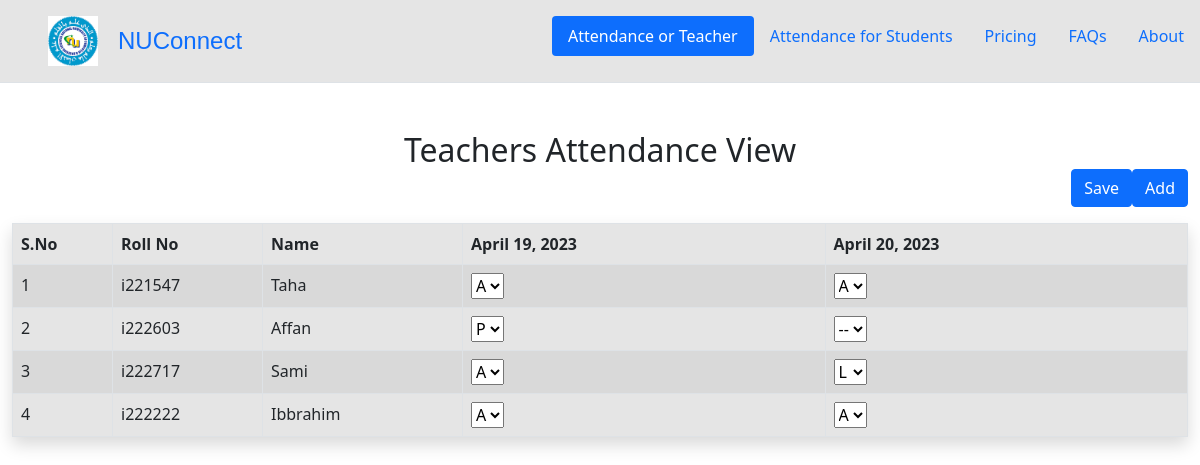
The page /attendance/ on the database its author committed.
### Attendance/models.py (models this page shows)
class Date(models.Model):
    date = models.DateField()

class Student(models.Model):
    Name = models.CharField(max_length=150)
    RollNo = models.CharField(max_length=150)

class Attendance(models.Model):
    date = models.ForeignKey(Date, on_delete=models.CASCADE)
    student = models.ForeignKey(Student, on_delete=models.CASCADE)
    attendance = models.CharField(max_length=1)

### Attendance/views.py (the view)
# urls.py: path('', views.main , name='home'),
def main(request):
    students = Student.objects.all()
    dates = Date.objects.all()
    rows = []
    serialNo=0
    for aStudent in students:
        serialNo += 1
        AttendanceForOneStudent = []
        for aDate in dates:
            aAttendance = Attendance.objects.filter(student=aStudent, date=aDate).first()
            AttendanceForOneStudent.append(aAttendance.attendance)
        aRow = {
                'SNo': serialNo,
                'name': aStudent.Name,
                'rollNo': aStudent.RollNo,
                'attendanceList' : AttendanceForOneStudent,
        }
        rows.append(aRow)
    context = {
        'dates' : dates,
        'rows': rows,
        'date': date.today()
    }
    return render(request, 'attendance_page.html', context)

### templates/attendance_page.html (shortened to what this page needs)
{% extends 'base.html' %}
{% block body %}
<div class="container mt-5" style="max-width: 2000px;" style=>
    <h2 class="text-center mb-3 mb-md-0 me-md-auto link-body-emphasis">Teachers Attendance View</h2>
    <button id="Adding_a_Column" style="float: right;" class='mb-3 mr-3 btn btn-primary ml-auto'>Add</button>
    <button id="Saving_Everything" style="float: right;" class='mb-3 mr-3 btn btn-primary ml-auto'>Save</button>
    <table class="table table-striped mt-3 table-rounded table-bordered shadow" style="background-color: rgb(229, 229, 229);" id = 'Attendance_Sheet'>
        <colgroup>
            <col style="width: 100px;">
            <col style="width: 150px;">
            <col style="width: 200px;">
        </colgroup>
        <thead>
            <tr>
                <th> S.No </th>
                <th>Roll No</th>
                <th>Name</th>
                {% for date in dates %}
                    <th>{{date.date}}</th>
                {% endfor %}
            </tr>
        </thead>
        <tbody>
            {% for row in rows %}
            <tr>
                <td>{{row.SNo}}</td>
                <td>{{row.rollNo}}</td>
                <td>{{row.name}}</td>
                {% for aAttendance in row.attendanceList %}
                    <td>
                    <select id='drop_down_attendance'>
                        {% if aAttendance == "--" %}
                            <option value="--" selected>--</option>
                        {% elif aAttendance == "A" %}
                            <option value="absent" selected>A</option>
                        {% elif aAttendance == "P" %}
                            <option value="present" selected>P</option>
                        {% else %}
                            <option value="late" selected>L</option>
                        {% endif %}
                    </td>
                {% endfor %}
            </tr>
            {% endfor %}
        </tbody>
    </table>
</div>
{% endblock body %}

### templates/base.html (shortened to what this page needs)
{% load static %}
<!DOCTYPE html>
<html lang="en">
<head>
    <link href="https://cdnjs.cloudflare.com/ajax/libs/bootstrap/5.1.0/css/bootstrap.min.css" rel="stylesheet">
</head>
<body>
    <div>
        <header class="d-flex flex-wrap justify-content-center py-3 mb-4 border-bottom" style="background-color: rgb(229, 229, 229);">
            <a href="/admin" class="d-flex align-items-center mb-3 mb-md-0 me-md-auto link-body-emphasis text-decoration-none">
            <svg class="bi me-2" width="40" height="32"><use xlink:href="#bootstrap"></use></svg>
            <img src="{% static 'logo.png' %}" alt="Logo" style="max-width: 50px; margin-right: 20px;">
            <span class="fs-4" style="font-family: 'Arial', sans-serif;">NUConnect</span>
          </a>
          <ul class="nav nav-pills">
            <li class="nav-item"><a href="/attendance" class="nav-link active" aria-current="page">Attendance or Teacher</a></li>
            <li class="nav-item"><a href="#" class="nav-link">Attendance for Students</a></li>
            <li class="nav-item"><a href="#" class="nav-link">Pricing</a></li>
            <li class="nav-item"><a href="#" class="nav-link">FAQs</a></li>
            <li class="nav-item"><a href="#" class="nav-link">About</a></li>
          </ul>
        </header>
      </div>
{% block body %}  {% endblock body %}
</body>
</html>

### rows shown on the page
Date: date "April 19, 2023"
Date: date "April 20, 2023"
Student: rollNo "i221547", name "Taha"
Student: rollNo "i222603", name "Affan"
Attendance: attendance "--"
Student: rollNo "i222717", name "Sami"
Student: rollNo "i222222", name "Ibbrahim"

### other values the page prints
{{ row.SNo }} "1" "2" "3" "4"
